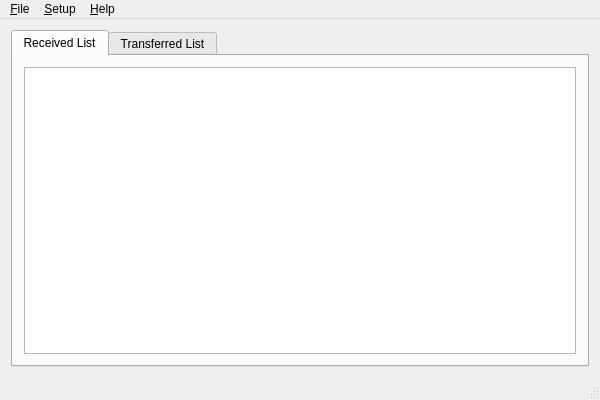
<?xml version="1.0" encoding="UTF-8"?>
<ui version="4.0">
 <class>MainWindow</class>
 <widget class="QMainWindow" name="MainWindow">
  <property name="geometry">
   <rect>
    <x>0</x>
    <y>0</y>
    <width>600</width>
    <height>400</height>
   </rect>
  </property>
  <property name="windowTitle">
   <string>MainWindow</string>
  </property>
  <widget class="QWidget" name="centralWidget">
   <layout class="QHBoxLayout" name="horizontalLayout">
    <item>
     <widget class="QTabWidget" name="tabWidget">
      <property name="currentIndex">
       <number>0</number>
      </property>
      <widget class="QWidget" name="tabReceived">
       <attribute name="title">
        <string>Received List</string>
       </attribute>
       <layout class="QHBoxLayout" name="horizontalLayout_2">
        <item>
         <widget class="QTreeView" name="treeView"/>
        </item>
       </layout>
      </widget>
      <widget class="QWidget" name="tabTransferred">
       <attribute name="title">
        <string>Transferred List</string>
       </attribute>
      </widget>
     </widget>
    </item>
   </layout>
  </widget>
  <widget class="QMenuBar" name="menuBar">
   <property name="geometry">
    <rect>
     <x>0</x>
     <y>0</y>
     <width>600</width>
     <height>25</height>
    </rect>
   </property>
   <widget class="QMenu" name="menu_File">
    <property name="title">
     <string>&amp;File</string>
    </property>
    <addaction name="action_connect"/>
    <addaction name="action_Disconnect"/>
    <addaction name="separator"/>
    <addaction name="actionE_xit"/>
   </widget>
   <widget class="QMenu" name="menu_Edit">
    <property name="title">
     <string>&amp;Setup</string>
    </property>
    <addaction name="action_Options"/>
   </widget>
   <widget class="QMenu" name="menu_Help">
    <property name="title">
     <string>&amp;Help</string>
    </property>
    <addaction name="actionIndex"/>
    <addaction name="actionAbout_CDRMate"/>
   </widget>
   <addaction name="menu_File"/>
   <addaction name="menu_Edit"/>
   <addaction name="menu_Help"/>
  </widget>
  <widget class="QStatusBar" name="statusBar"/>
  <action name="actionIndex">
   <property name="text">
    <string>Index...</string>
   </property>
  </action>
  <action name="actionAbout_CDRMate">
   <property name="text">
    <string>&amp;About CDRMate...</string>
   </property>
  </action>
  <action name="action_connect">
   <property name="text">
    <string>&amp;Connect</string>
   </property>
  </action>
  <action name="action_Disconnect">
   <property name="text">
    <string>&amp;Disconnect</string>
   </property>
  </action>
  <action name="actionE_xit">
   <property name="text">
    <string>E&amp;xit</string>
   </property>
  </action>
  <action name="action_Options">
   <property name="text">
    <string>&amp;Options...</string>
   </property>
  </action>
 </widget>
 <layoutdefault spacing="6" margin="11"/>
 <resources/>
 <connections/>
</ui>
